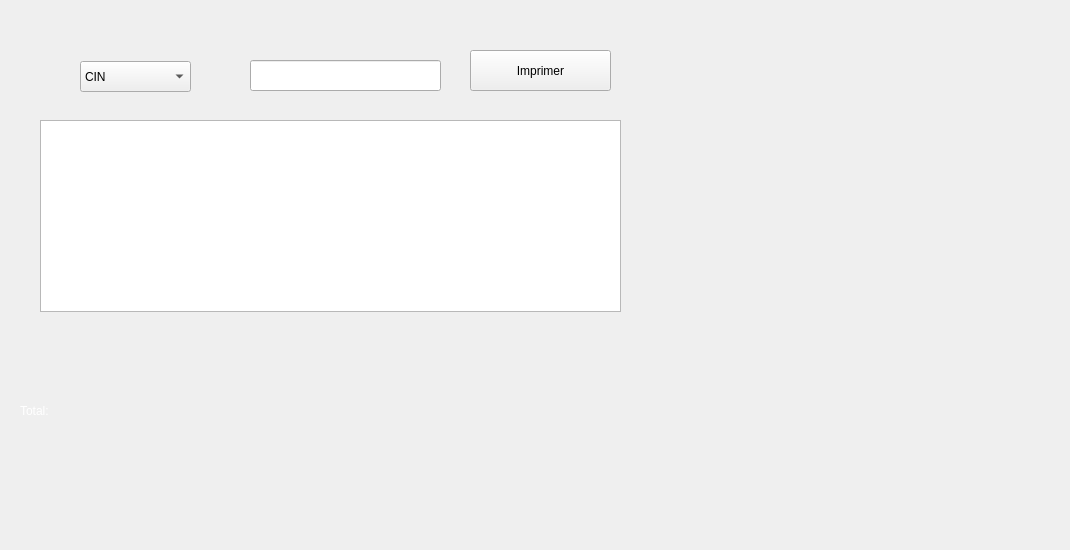
        <widget class="QWidget" name="tab_8">
         <attribute name="title">
          <string>Afficher</string>
         </attribute>
         <widget class="QTableView" name="tableView_2">
          <property name="geometry">
           <rect>
            <x>40</x>
            <y>120</y>
            <width>581</width>
            <height>192</height>
           </rect>
          </property>
         </widget>
         <widget class="QComboBox" name="cb_sort_2">
          <property name="geometry">
           <rect>
            <x>80</x>
            <y>61</y>
            <width>111</width>
            <height>31</height>
           </rect>
          </property>
          <item>
           <property name="text">
            <string>CIN</string>
           </property>
          </item>
          <item>
           <property name="text">
            <string>Nom</string>
           </property>
          </item>
          <item>
           <property name="text">
            <string>Prenom</string>
           </property>
          </item>
          <item>
           <property name="text">
            <string>Datee</string>
           </property>
          </item>
          <item>
           <property name="text">
            <string>Sexe</string>
           </property>
          </item>
          <item>
           <property name="text">
            <string>Activite</string>
           </property>
          </item>
         </widget>
         <widget class="QLineEdit" name="le_search_2">
          <property name="geometry">
           <rect>
            <x>250</x>
            <y>60</y>
            <width>191</width>
            <height>31</height>
           </rect>
          </property>
         </widget>
         <widget class="QLabel" name="label_63">
          <property name="geometry">
           <rect>
            <x>20</x>
            <y>390</y>
            <width>91</width>
            <height>41</height>
           </rect>
          </property>
          <property name="styleSheet">
           <string notr="true">color: rgb(255, 255, 255);</string>
          </property>
          <property name="text">
           <string>Total:</string>
          </property>
         </widget>
         <widget class="QLabel" name="l_total">
          <property name="geometry">
           <rect>
            <x>160</x>
            <y>400</y>
            <width>141</width>
            <height>31</height>
           </rect>
          </property>
          <property name="styleSheet">
           <string notr="true">color:rgb(255, 255, 255);</string>
          </property>
          <property name="text">
           <string/>
          </property>
         </widget>
         <widget class="QLabel" name="clock">
          <property name="geometry">
           <rect>
            <x>690</x>
            <y>20</y>
            <width>181</width>
            <height>41</height>
           </rect>
          </property>
          <property name="text">
           <string/>
          </property>
         </widget>
         <widget class="QLabel" name="label_87">
          <property name="geometry">
           <rect>
            <x>-20</x>
            <y>-30</y>
            <width>1061</width>
            <height>541</height>
           </rect>
          </property>
          <property name="styleSheet">
           <string notr="true">background-image: url(:/9.jpg);</string>
          </property>
          <property name="text">
           <string/>
          </property>
         </widget>
         <widget class="QPushButton" name="pushButton_37">
          <property name="geometry">
           <rect>
            <x>470</x>
            <y>50</y>
            <width>141</width>
            <height>41</height>
           </rect>
          </property>
          <property name="text">
           <string>Imprimer</string>
          </property>
         </widget>
         <zorder>label_87</zorder>
         <zorder>tableView_2</zorder>
         <zorder>cb_sort_2</zorder>
         <zorder>le_search_2</zorder>
         <zorder>label_63</zorder>
         <zorder>l_total</zorder>
         <zorder>clock</zorder>
         <zorder>pushButton_37</zorder>
        </widget>
